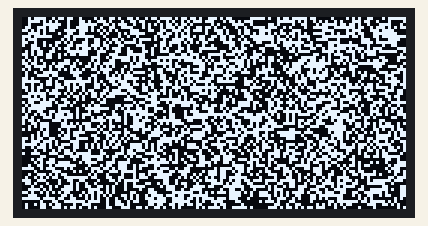
A program run on a simulated Raspberry Pi Pico running MicroPython. Parts: 128×64 one-colour display. Random numbers come from a fixed seed; library files of the repository ran but are not shown: ssd1306.py; what the program prints to the serial console is not drawn.

Above: at 0.33 s.
At 3.02 s:
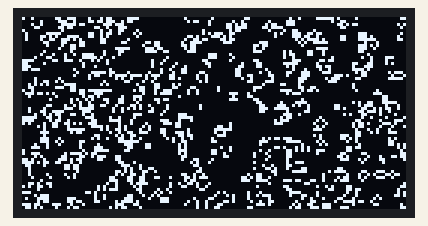
At 5.71 s:
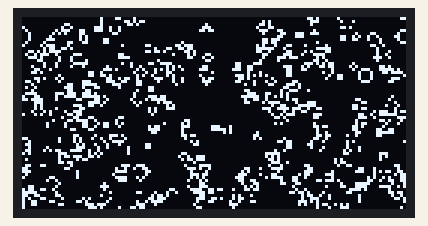
At 11.07 s:
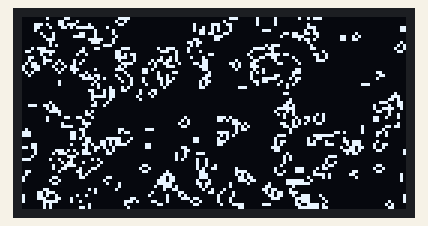
At 16.42 s:
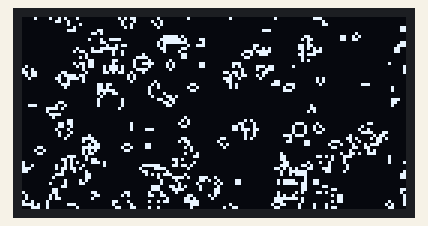
At 21.76 s:
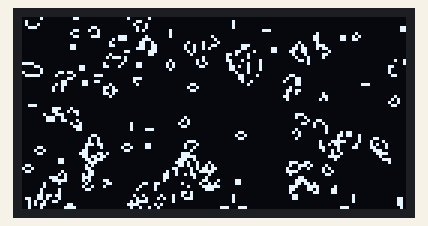

The program:

lcd5.py
```python
import ssd1306
import framebuf
from machine import I2C, Pin
import random
import time

def step(grid):
    """
    Computes one step of Conway's game of life on a toroidal 2D grid.
    Args:
        grid: 2D list representing the current grid state.
    Returns:
        2D list representing the next grid state.
    """
    height = len(grid)
    width = len(grid[0])
    new_grid = [[0 for _ in range(width)] for _ in range(height)]

    for y in range(height):
        for x in range(width):
            # Count live neighbors
            live_neighbors = sum(
                grid[(y + dy) % height][(x + dx) % width]
                for dy in (-1, 0, 1) for dx in (-1, 0, 1)
                if not (dy == 0 and dx == 0)
            )

            # Apply Conway's Game of Life rules
            if grid[y][x] == 1 and live_neighbors in (2, 3):
                new_grid[y][x] = 1
            elif grid[y][x] == 0 and live_neighbors == 3:
                new_grid[y][x] = 1

    return new_grid

def init_grid(height, width):
    """
    Initializes a grid with random binary values.
    Args:
        height: Grid height.
        width: Grid width.
    Returns:
        2D list representing the grid.
    """
    return [[random.randint(0, 1) for _ in range(width)] for _ in range(height)]

def main():
    # I2C setup
    sda = Pin(0)
    scl = Pin(1)
    i2c = I2C(0, sda=sda, scl=scl, freq=400000)
    display = ssd1306.SSD1306_I2C(128, 64, i2c)

    # Grid setup
    width = 128
    height = 64
    grid = init_grid(height, width)

    frame_count = 0
    while True:
        t1 = time.ticks_ms()

        # Draw current state on the OLED
        display.fill(0)
        for y in range(height):
            for x in range(width):
                if grid[y][x] == 1:
                    display.pixel(x, y, 1)
        display.show()

        # Update the grid to the next state
        grid = step(grid)

        t2 = time.ticks_ms()
        frame_count += 1

        # Print frame time every 10 frames
        if frame_count == 10:
            print(f"Frame time: {time.ticks_diff(t2, t1)} ms")
            frame_count = 0

if __name__ == "__main__":
    main()
```
